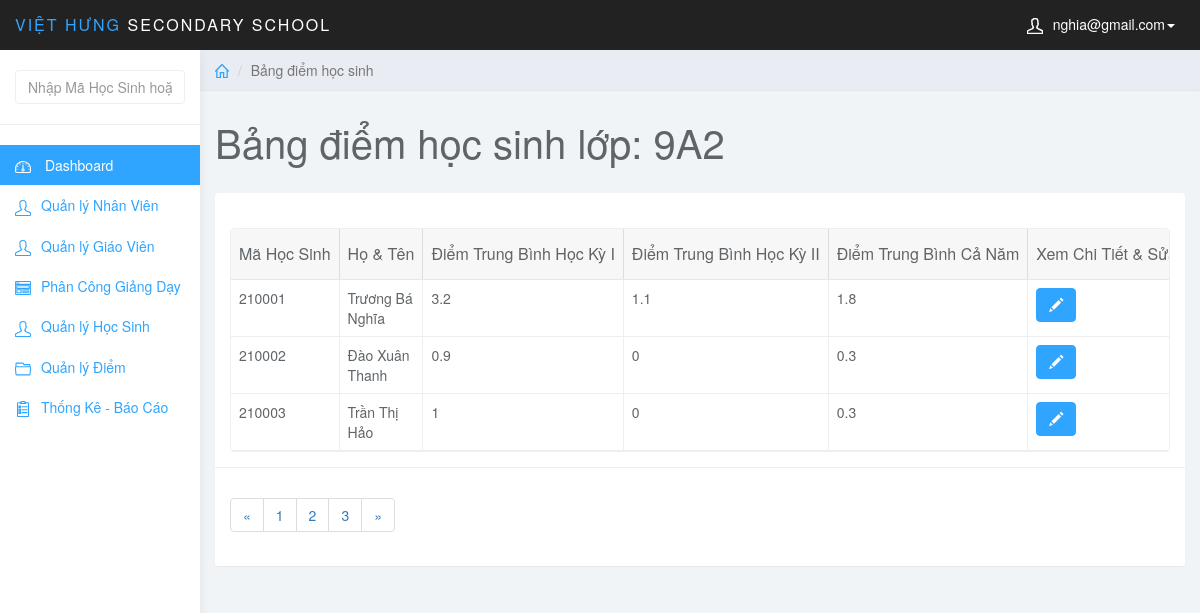
The page /admin/index.php?page=list_diem&id_class=1 (signed in) on the database its author committed.
### tables this page shows
CREATE TABLE `lophoc` (
  `MaLopHoc` varchar(10) NOT NULL,
  `Tenlophoc` varchar(20) NOT NULL,
  `KhoiHoc` varchar(10) NOT NULL,
  PRIMARY KEY (`MaLopHoc`)
);

CREATE TABLE `hocsinh` (
  `MaHS` int(6) NOT NULL,
  `MaLopHoc` varchar(10) NOT NULL,
  `TenHS` varchar(50) NOT NULL,
  `GioiTinh` varchar(5) NOT NULL,
  `NgaySinh` date NOT NULL,
  `NoiSinh` varchar(50) NOT NULL,
  `DanToc` varchar(10) NOT NULL,
  `HoTenCha` varchar(50) NOT NULL,
  `HoTenMe` varchar(50) NOT NULL,
  PRIMARY KEY (`MaHS`),
  KEY `fk_hs_lh` (`MaLopHoc`),
  CONSTRAINT `fk_hs_lh` FOREIGN KEY (`MaLopHoc`) REFERENCES `lophoc` (`MaLopHoc`)
);

### admin/list_diem.php (the view, shortened to what this page needs)
<?php
    $class_id = $_GET['id_class'];
    $sql_view = "SELECT * FROM lophoc WHERE MaLopHoc = '$class_id'";
    $query_view = mysqli_query($conn,$sql_view);
    $row_view = mysqli_fetch_assoc($query_view);
?>
<div class="col-sm-9 col-sm-offset-3 col-lg-10 col-lg-offset-2 main">
		<div class="row">
			<ol class="breadcrumb">
				<li><a href="index.php"><svg class="glyph stroked home"><use xlink:href="#stroked-home"></use></svg></a></li>
				<li class="active">Bảng điểm học sinh</li>
			</ol>
		</div>
		<div class="row">
			<div class="col-lg-12">
				<h1 class="page-header">Bảng điểm học sinh lớp: <?php echo $row_view['Tenlophoc']; ?></h1>
			</div>
		</div>
		<div class="row">
			<div class="col-lg-12">
				<div class="panel panel-default">
					<div class="panel-body">
                        <table
                            data-toolbar="#toolbar"
                            data-toggle="table">
						    <thead>
						    <tr>
						        <th data-field="id" data-sortable="true">Mã Học Sinh</th>
                                <th data-field="name"  data-sortable="true">Họ & Tên</th>
                                <th data-sortable="true">Điểm Trung Bình Học Kỳ I</th>
                                <th data-sortable="true">Điểm Trung Bình Học Kỳ II</th>
                                <th data-sortable="true">Điểm Trung Bình Cả Năm</th>
                                <th>Xem Chi Tiết & Sửa</th>
						    </tr>
                            </thead>
                            <tbody>
                                <?php
                                    $sql = "SELECT * FROM hocsinh WHERE MaLopHoc = '$class_id'";
                                    $query = mysqli_query($conn,$sql);
                                    while ($row = mysqli_fetch_assoc($query)) {
                                        $sql_diem = "SELECT * FROM hocsinh JOIN diem ON hocsinh.MaHS = diem.MaHS JOIN monhoc ON diem.MaMonHoc = monhoc.MaMonHoc JOIN lophoc ON hocsinh.MaLopHoc = lophoc.MaLopHoc JOIN hocky ON diem.MaHocKy = hocky.MaHocKy WHERE hocsinh.MaHS = '{$row['MaHS']}'";
                                        $query_diem = mysqli_query($conn,$sql_diem);
                                        $tb_hk = 0;
                                        $tb_hk2 = 0;
                                        $i=0;
                                        $j=0;
                                        while($row_diem = mysqli_fetch_assoc($query_diem)){
                                            if ($row_diem['MaHocKy']=='20191') {
                                                $tb_hk += $row_diem['DiemTB'];
                                                $i++;
                                            }elseif($row_diem['MaHocKy']=='20192') {
                                                $tb_hk2 += $row_diem['DiemTB'];
                                                $j++;
                                            }
                                        }
                                ?>
                                <tr>
                                    <td><?php echo $row['MaHS'];?></td>
                                    <td><?php echo $row['TenHS']; ?></td>
                                    <td><?php if(isset($tb_hk)){echo $a = round($tb_hk/$i,1);}else{echo '---';}?></td>
                                    <td><?php if(isset($tb_hk2)){echo $b = round($tb_hk2/$j,1);}else{echo '---';} ?></td>
                                    <td><?php echo round($dtb_nam = ($a+$b*2)/3,1) ?></td>
                                    <td class="form-group">
                                        <a href="index.php?page=edit_diem&id_hs=<?php echo $row['MaHS']; ?>" class="btn btn-primary"><i class="glyphicon glyphicon-pencil"></i></a>
                                    </td>
                                </tr>
                                    <?php } ?>
                            </tbody>
						</table>
                    </div>
                    <div class="panel-footer">
                        <nav aria-label="Page navigation example">
                            <ul class="pagination">
                                <li class="page-item"><a class="page-link" href="#">&laquo;</a></li>
                                <li class="page-item"><a class="page-link" href="#">1</a></li>
                                <li class="page-item"><a class="page-link" href="#">2</a></li>
                                <li class="page-item"><a class="page-link" href="#">3</a></li>
                                <li class="page-item"><a class="page-link" href="#">&raquo;</a></li>
                            </ul>
                        </nav>
                    </div>
				</div>
			</div>
		</div>
	</div>

### admin/css/styles.css (style rules this page uses)
body { background: #f1f4f7; padding-top: 50px; color: #5f6468; }
a, a:hover, a:focus { color: #30a5ff; }
h1, h2, h3, h4, h5, h6 { color: #5f6468; }
h1 { font-weight: 300; font-size: 40px; }
.btn-primary, .btn-primary:hover, .btn-primary:focus, .btn-primary:active, .btn-primary.active, .open > .dropdown-toggle.btn-primary, .btn-primary.disabled, .btn-primary[disabled], fieldset[disabled] .btn-primary, .btn-primary.disabled:hover, .btn-primary[disabled]:hover, fieldset[disabled] .btn-primary:hover, .btn-primary.disabled:focus, .btn-primary[disabled]:focus, fieldset[disabled] .btn-primary:focus, .btn-primary.disabled:active, .btn-primary[disabled]:active, fieldset[disabled] .btn-primary:active, .btn-primary.disabled.active, .btn-primary[disabled].active, fieldset[disabled] .btn-primary.active { background-color: #30a5ff; border-color: #30a5ff; }
.panel { border: 0; }
.panel-footer { background: #fff; border-top: 1px solid #eee; }
.breadcrumb { border-radius: 0; padding: 10px 15px; background: #e9ecf2; box-shadow: 0 1px 1px rgba(0, 0, 0, .05); margin: 0 ; }
h1.page-header { margin-top: 30px; border-bottom: 0; }
.table { background: #fff; }
.breadcrumb .glyph { height: 14px; width: 14px; margin: -2px 0 0 0; stroke-width: 4px; }

### rows shown on the page
lophoc: Tenlophoc "9A2"
hocsinh: MaHS "210001", TenHS "Trương Bá Nghĩa", i "3.2", j "1.1", b "1.8"
hocsinh: MaHS "210002", TenHS "Đào Xuân Thanh", i "0.9", j "0", b "0.3"
hocsinh: MaHS "210003", TenHS "Trần Thị Hảo", i "1", j "0", b "0.3"

### other values the page prints
$_SESSION['mail_user'] "nghia@gmail.com"
